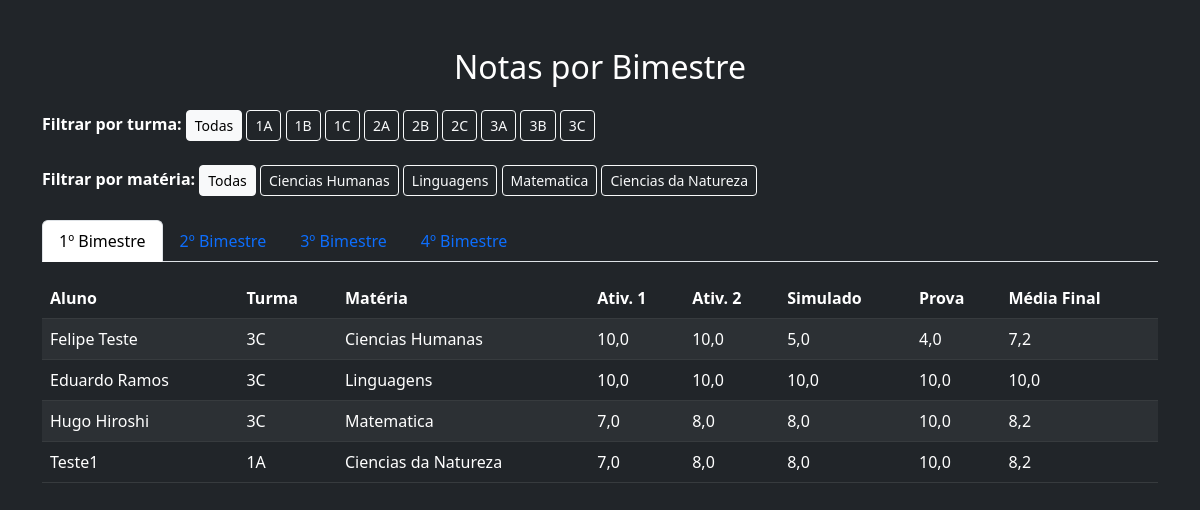
The page /notas/ on the database as committed earlier.
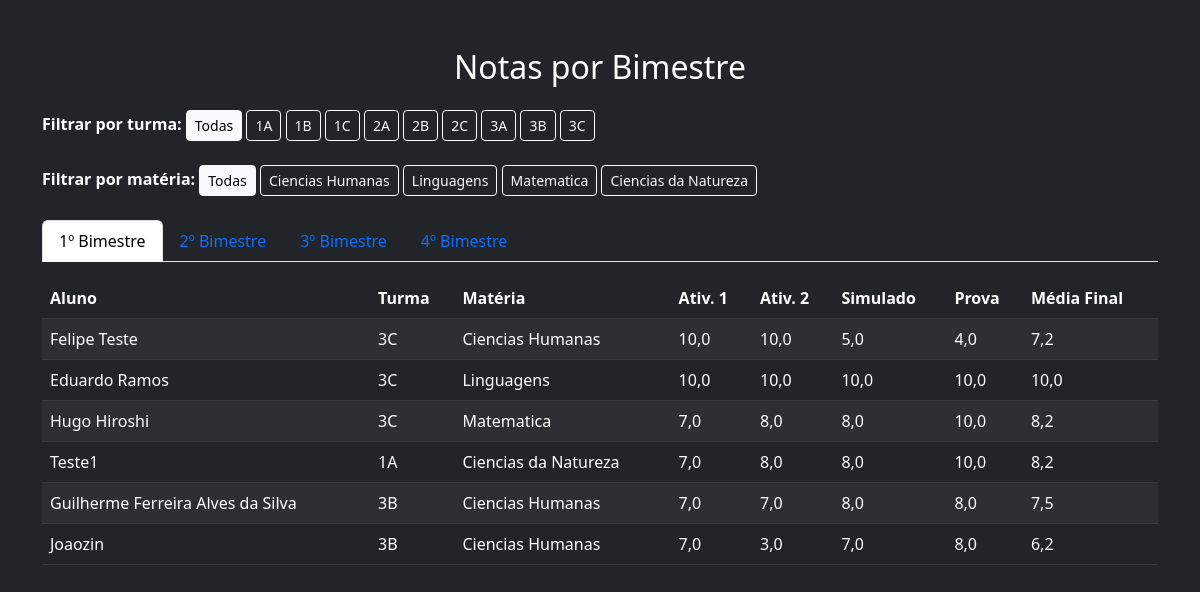
The same page on the database as committed later.
### secretaria/models.py (models this page shows, shortened)
class Turma(models.Model):
    ITINERARIO_CHOICES = (
        ('JG', 'JOGOS DIGITAIS'),
        ('CN', 'CIÊNCIAS DA NATUREZA'),
        ('DS', 'DESENVOLVIMENTO DE SISTEMAS'),
        ('RS', 'REDES DE COMPUTADORES'),
    )
    TURMA_CHOICES = (
        ('1A', '1 ANO A'),
        ('1B', '1 ANO B'),
        ('1C', '1 ANO C'),
        ('2A', '2 ANO A'),
        ('2B', '2 ANO B'),
        ('2C', '2 ANO C'),
        ('3A', '3 ANO A'),
        ('3B', '3 ANO B'),
        ('3C', '3 ANO C'),
    )
    escolha_a_turma = models.CharField(max_length=2, choices=TURMA_CHOICES, blank=True, null=False)
    descricao_da_turma = models.CharField(max_length=2, choices=ITINERARIO_CHOICES, verbose_name='Informe o Itinerário da Turma')
    padrinho_da_turma = models.ForeignKey(Professor, on_delete=models.CASCADE, related_name='turmas', verbose_name='Padrinho da Turma', null=True, blank=False)
    def link_para_notas(self):
        url = reverse('notas_por_bimestre') + f'?turma={self.escolha_a_turma}'
        return format_html('<a class="button" href="{}" target="_blank">Ver Notas</a>', url)
    link_para_notas.short_description = "Acessar Notas"
    link_para_notas.allow_tags = True

class Materia(models.Model):
        MATTER_CHOICES = (
        ("CH", "Ciencias Humanas"),
        ("L", "Linguagens"),
        ("M", "Matematica"),
        ("CN", "Ciencias da Natureza"),
    )
        matter_choices = models.CharField(max_length=50, choices=MATTER_CHOICES , blank=False, null=True)
        professor = models.ForeignKey(Professor, on_delete=models.CASCADE, related_name='materias', blank=False, null=True)

class Nota1Bim(models.Model):
    aluno = models.ForeignKey(Aluno, on_delete=models.CASCADE, related_name='notas_1bim', verbose_name='Aluno')
    turma = models.ForeignKey(Turma, on_delete=models.CASCADE, related_name='notas_1bim', verbose_name='Turma')
    materia = models.ForeignKey(Materia, on_delete=models.CASCADE, related_name='notas_1bim', verbose_name='Matéria')
    atividade1 = models.DecimalField(max_digits=5, decimal_places=1, validators=[validate_nota], verbose_name='Atividade1', null=True, blank=True)
    atividade2 = models.DecimalField(max_digits=5, decimal_places=1, validators=[validate_nota], verbose_name='Atividade2', null=True, blank=True)
    simulado = models.DecimalField(max_digits=5, decimal_places=1, validators=[validate_nota], verbose_name='Simulado', null=True, blank=True)
    prova = models.DecimalField(max_digits=5, decimal_places=1, validators=[validate_nota], verbose_name='Prova', null=True, blank=True)
    media_final = models.DecimalField(max_digits=5, decimal_places=1, validators=[validate_nota], verbose_name='Média Final', null=True, blank=True)

class Aluno(models.Model):
    class Meta:
        verbose_name = "Aluno"
        verbose_name_plural = "Alunos"
    nome_completo = models.CharField(max_length=100)
    email = models.EmailField(max_length=50)
    data_de_nascimento = models.DateField()
    numero_telefone = models.CharField(max_length=11, verbose_name="Insira o número de telefone")
    cpf_aluno = models.CharField(max_length=11, unique=True, validators=[validate_cpf])
    responsavel = models.ForeignKey(
        'Responsavel',
        on_delete=models.CASCADE,
        related_name='alunos',
        verbose_name="Responsável")
    turma = models.ForeignKey("Turma", on_delete=models.CASCADE, related_name='alunos', verbose_name="Turma", null=True, blank=True)
    documento_pdf = models.FileField(
        upload_to='documentos_alunos/',
        null=True,
        blank=True,
        verbose_name="Anexar Contrato PDF"
    )

### secretaria/views.py (the view)
# urls.py: path('notas/', views.notas_por_bimestre, name='notas_por_bimestre'),
def notas_por_bimestre(request):
    turma_param = request.GET.get('turma')
    materia_param = request.GET.get('materia')
    turma_selecionada = None
    materia_selecionada = None
    if turma_param:
        try:
            turma_selecionada = Turma.objects.get(id=int(turma_param))
        except (ValueError, Turma.DoesNotExist):
            turma_selecionada = None
    if materia_param:
        try:
            materia_selecionada = Materia.objects.get(id=int(materia_param))
        except (ValueError, Materia.DoesNotExist):
            materia_selecionada = None
    filtro = {}
    if turma_selecionada:
        filtro['turma'] = turma_selecionada
    if materia_selecionada:
        filtro['materia'] = materia_selecionada
    notas_1bim = Nota1Bim.objects.filter(**filtro)
    notas_2bim = Nota2Bim.objects.filter(**filtro)
    notas_3bim = Nota3Bim.objects.filter(**filtro)
    notas_4bim = Nota4Bim.objects.filter(**filtro)
    turmas = Turma.objects.all()
    materias_ids = Nota1Bim.objects.values_list('materia', flat=True).distinct()
    materias = Materia.objects.filter(id__in=materias_ids)
    return render(request, 'notas/tabela_notas.html', {
        'turmas': turmas,
        'materias': materias,
        'turma_selecionada': turma_selecionada,
        'materia_selecionada': materia_selecionada,
        'notas_1bim': notas_1bim,
        'notas_2bim': notas_2bim,
        'notas_3bim': notas_3bim,
        'notas_4bim': notas_4bim,
    })

### secretaria/templates/notas/tabela_notas.html (shortened to what this page needs)
<!DOCTYPE html>
<html lang="pt-br">
<head>
    <link href="https://cdn.jsdelivr.net/npm/bootstrap@5.3.0/dist/css/bootstrap.min.css" rel="stylesheet">
</head>
<body class="bg-dark text-white">
<div class="container mt-5">
    <h2 class="mb-4 text-center">Notas por Bimestre
    </h2>
    <div class="mb-4">
        <strong>Filtrar por turma:</strong>
        <a href="?{% if materia_selecionada %}materia={{ materia_selecionada.id }}{% endif %}"
           class="btn btn-outline-light btn-sm {% if not turma_selecionada %}active{% endif %}">Todas</a>
        {% for turma in turmas %}
            <a href="?turma={{ turma.id }}{% if materia_selecionada %}&materia={{ materia_selecionada.id }}{% endif %}"
               class="btn btn-outline-light btn-sm {% if turma.id == turma_selecionada.id %}active{% endif %}">
                {{ turma.escolha_a_turma }}
            </a>
        {% endfor %}
    </div>
    <div class="mb-4">
        <strong>Filtrar por matéria:</strong>
        <a href="?{% if turma_selecionada %}turma={{ turma_selecionada.id }}{% endif %}"
           class="btn btn-sm btn-outline-light {% if not materia_selecionada %}active{% endif %}">Todas</a>
        {% for materia in materias %}
            <a href="?materia={{ materia.id }}{% if turma_selecionada %}&turma={{ turma_selecionada.id }}{% endif %}"
               class="btn btn-sm btn-outline-light {% if materia.id == materia_selecionada.id %}active{% endif %}">
                {{ materia.get_matter_choices_display }}
            </a>
        {% endfor %}
    </div>
    <ul class="nav nav-tabs" id="bimestreTabs" role="tablist">
        <li class="nav-item" role="presentation">
            <button class="nav-link active" id="bim1-tab" data-bs-toggle="tab" data-bs-target="#bim1" type="button" role="tab">1º Bimestre</button>
        </li>
        <li class="nav-item" role="presentation">
            <button class="nav-link" id="bim2-tab" data-bs-toggle="tab" data-bs-target="#bim2" type="button" role="tab">2º Bimestre</button>
        </li>
        <li class="nav-item" role="presentation">
            <button class="nav-link" id="bim3-tab" data-bs-toggle="tab" data-bs-target="#bim3" type="button" role="tab">3º Bimestre</button>
        </li>
        <li class="nav-item" role="presentation">
            <button class="nav-link" id="bim4-tab" data-bs-toggle="tab" data-bs-target="#bim4" type="button" role="tab">4º Bimestre</button>
        </li>
    </ul>
    <div class="tab-content mt-3" id="bimestreTabsContent">
        <div class="tab-pane fade show active" id="bim1" role="tabpanel">
            {% include 'notas/partials/parcial_tabela_notas.html' with notas=notas_1bim %}
        </div>
    </div>
</div>
</body>
</html>

### secretaria/templates/notas/partials/parcial_tabela_notas.html
<table class="table table-dark table-striped">
    <thead>
        <tr>
            <th>Aluno</th>
            <th>Turma</th>
            <th>Matéria</th>
            <th>Ativ. 1</th>
            <th>Ativ. 2</th>
            <th>Simulado</th>
            <th>Prova</th>
            <th>Média Final</th>
        </tr>
    </thead>
    <tbody>
        {% for nota in notas %}
        <tr>
            <td>{{ nota.aluno.nome_completo }}</td>
            <td>{{ nota.turma.escolha_a_turma }}</td>
            <td>{{ nota.materia.get_matter_choices_display }}</td>
            <td>{{ nota.atividade1|default_if_none:"-" }}</td>
            <td>{{ nota.atividade2|default_if_none:"-" }}</td>
            <td>{{ nota.simulado|default_if_none:"-" }}</td>
            <td>{{ nota.prova|default_if_none:"-" }}</td>
            <td>{{ nota.media_final|default_if_none:"-" }}</td>
        </tr>
        {% empty %}
        <tr>
            <td colspan="8" class="text-center">Nenhuma nota registrada.</td>
        </tr>
        {% endfor %}
    </tbody>
</table>

Rows that differ between the two databases and show on the page:
added Nota1Bim: aluno.nome_completo "Guilherme Ferreira Alves da Silva", turma.escolha_a_turma "3B", materia.matter_choices "Ciencias Humanas", atividade1 "7,0", atividade2 "7,0", simulado "8,0", prova "8,0", media_final "7,5"
added Nota1Bim: aluno.nome_completo "Joaozin", turma.escolha_a_turma "3B", materia.matter_choices "Ciencias Humanas", atividade1 "7,0", atividade2 "3,0", simulado "7,0", prova "8,0", media_final "6,2"
